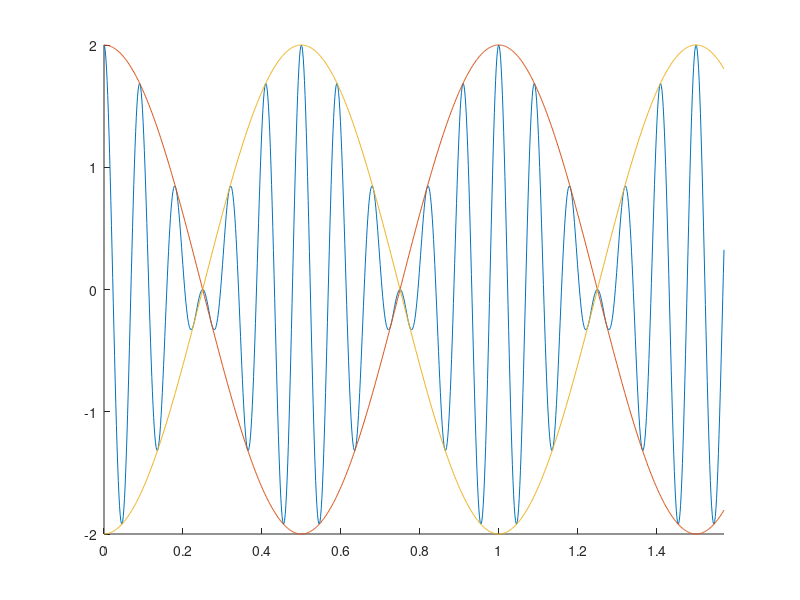

Reproduce this figure in MATLAB.
t=linspace(0,pi/2,1000);
f1=12;
f2=10;
y=cos(2*pi*f1*t)+cos(2*pi*f2*t);
envolope = [2*cos(pi*(f1-f2)*t); 2*cos(pi*(f1-f2)*t-pi)];

figure
hold on
plot(t,y)

plot(t,envolope)
axis tight